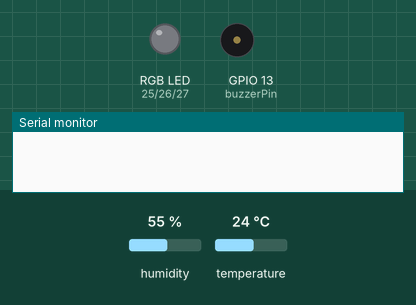
Bench run of a sketch on a simulated ESP32. On the bench: an RGB LED mixed from three pins (HIGH = lit), buzzer (waves = sounding, pin HIGH), the last lines printed to the serial monitor. The inputs (shaded band) are chosen by the test bench; at power-on: temperature 24 °C, humidity 55 %. WiFi joins after 1.5 s; servers stay silent unless stated.

Above: at 3.0 s.
3.1 s: temperature set to 26 °C
At 4.8 s:
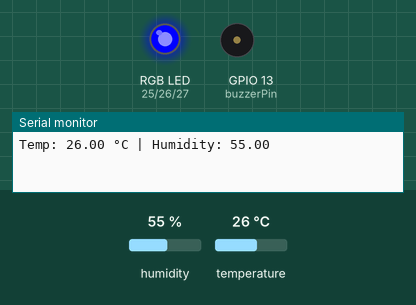
5.3 s: temperature set to 12 °C
At 9.0 s:
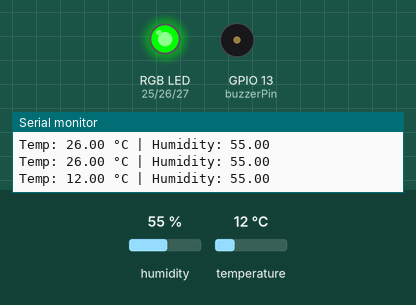
9.3 s: temperature set to 33 °C
At 12.2 s:
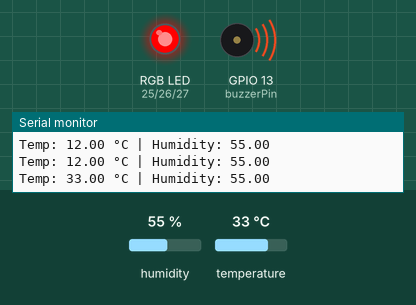
13.3 s: temperature set to 29 °C
At 16.4 s:
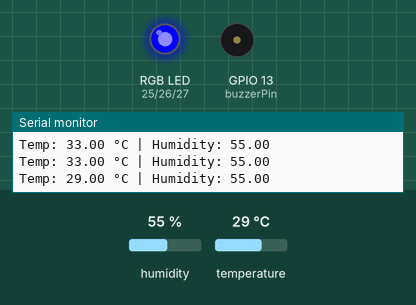
17.3 s: temperature set to 19 °C
At 20.6 s:
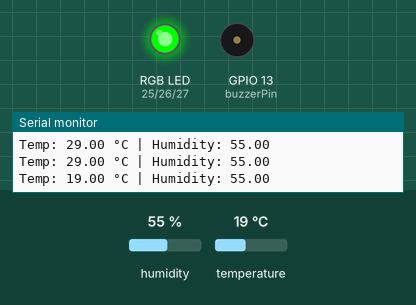
Timing chart, 0 to 22.1 s (numbered marks = the images above; inputs shaded):
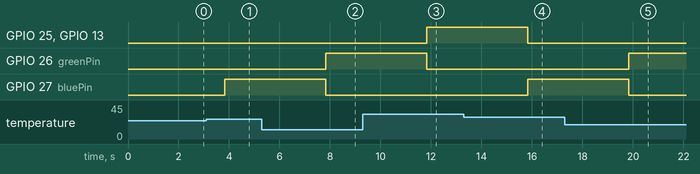

The sketch:

blynk_dht11_buzzer_rgb.ino
```cpp
#define BLYNK_TEMPLATE_ID "TMPL3_BBu1C8T"
#define BLYNK_TEMPLATE_NAME "Temp Humidity Sensing"
#define BLYNK_AUTH_TOKEN "jGEFZEnrIQ5juD-JMJRbTq9XDZKz1ype"

#define BLYNK_PRINT Serial

#include <WiFi.h>
#include <BlynkSimpleEsp32.h>
#include <DHT.h>

// WiFi credentials
char ssid[] = "RadheShyam";
char pass[] = "RadheShyam";

// DHT setup
#define DHTPIN 4
#define DHTTYPE DHT11
DHT dht(DHTPIN, DHTTYPE);

// RGB + Buzzer pins
const int redPin = 25;
const int greenPin = 26;
const int bluePin = 27;
const int buzzerPin = 13;

BlynkTimer timer;

// Control LED + buzzer based on temperature
void controlOutputs(float temp) {
  if (temp < 25) {
    digitalWrite(redPin, LOW);
    digitalWrite(greenPin, HIGH);
    digitalWrite(bluePin, LOW);
    digitalWrite(buzzerPin, LOW);
  }
  else if (temp >= 25 && temp <= 30) {
    digitalWrite(redPin, LOW);
    digitalWrite(greenPin, LOW);
    digitalWrite(bluePin, HIGH);
    digitalWrite(buzzerPin, LOW);
  }
  else {
    digitalWrite(redPin, HIGH);
    digitalWrite(greenPin, LOW);
    digitalWrite(bluePin, LOW);
    digitalWrite(buzzerPin, HIGH);
  }
}

// Read sensor and send to Blynk
void sendSensor() {
  float temperature = dht.readTemperature();
  float humidity = dht.readHumidity();

  if (isnan(temperature) || isnan(humidity)) {
    Serial.println("Sensor error");
    return;
  }

  Serial.print("Temp: ");
  Serial.print(temperature);
  Serial.print(" °C | Humidity: ");
  Serial.println(humidity);

  Blynk.virtualWrite(V0, temperature);
  Blynk.virtualWrite(V1, humidity);

  controlOutputs(temperature);
}

void setup() {
  Serial.begin(115200);

  dht.begin();

  pinMode(redPin, OUTPUT);
  pinMode(greenPin, OUTPUT);
  pinMode(bluePin, OUTPUT);
  pinMode(buzzerPin, OUTPUT);

  Blynk.begin(BLYNK_AUTH_TOKEN, ssid, pass);

  timer.setInterval(2000L, sendSensor);
}

void loop() {
  Blynk.run();
  timer.run();
}
```

Measured:
- the behaviour switches between 24 and 25 °C on temperature (found by bisection; images 0 and 1)
- the behaviour switches between 31 and 30 °C on temperature (found by bisection; images 3 and 4)
- after the input at 3.1 s, GPIO 26 (greenPin): stays LOW (without the input it goes to HIGH after 0.73 s); GPIO 27 (bluePin): LOW → HIGH after 0.73 s
- after the input at 5.3 s, GPIO 26 (greenPin): LOW → HIGH after 2.5 s; GPIO 27 (bluePin): HIGH → LOW after 2.5 s
- after the input at 9.3 s, GPIO 25 (redPin), GPIO 13 (buzzerPin): LOW → HIGH after 2.5 s; GPIO 26 (greenPin): HIGH → LOW after 2.5 s
- after the input at 13.3 s, GPIO 25 (redPin), GPIO 13 (buzzerPin): HIGH → LOW after 2.5 s; GPIO 27 (bluePin): LOW → HIGH after 2.5 s
- after the input at 17.3 s, GPIO 26 (greenPin): LOW → HIGH after 2.5 s; GPIO 27 (bluePin): HIGH → LOW after 2.5 s
